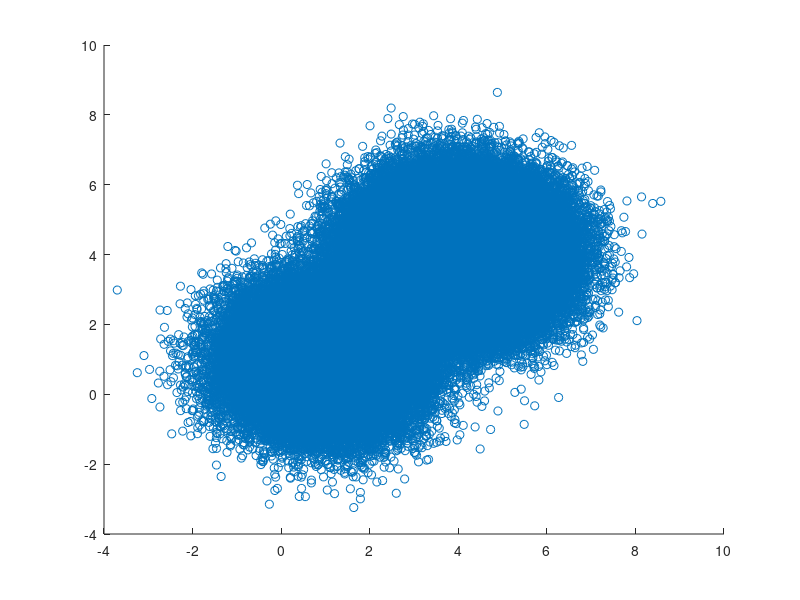

Source code (MATLAB):
clear all;
close all;
clc

A = dlmread('SetA.txt');            %Load SetA into Matrix A (2E^5 x 2)
x = A(:,1);                         %Reads first column of A into x
y = A(:,2);                         %Reads second column of A into y   
scatter(x,y)
